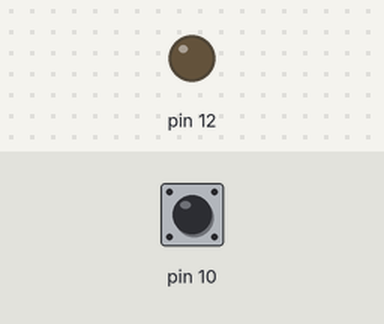
Recording of a sketch running on a simulated Arduino Uno, built with avr-gcc and run on an emulated ATmega328P. Shown: output pins drawn as LEDs (lit = HIGH). The inputs (shaded band) are chosen by the test bench; at power-on: pin 10 HIGH.

Above: at 1.2 s.
1.3 s: pin 10 pulled LOW for 0.15 s
At 1.37 s:
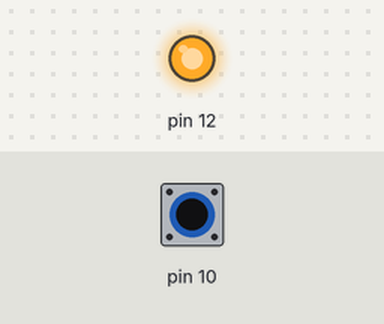
2.9 s: pin 10 pulled LOW for 3.2 s
At 7.1 s:
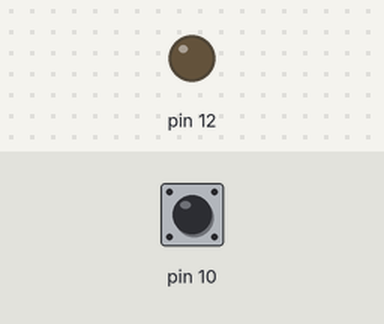
Timing chart, 0 to 8.6 s (numbered marks = the images above; inputs shaded):
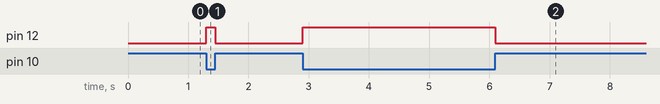

The sketch:

Teensy_button_test.ino
```cpp
void setup() {
  // put your setup code here, to run once:
pinMode(12, OUTPUT);
pinMode(10, INPUT_PULLUP);
}

void loop() {
  // put your main code here, to run repeatedly:
  if(digitalRead(10) == LOW){
    digitalWrite(12, HIGH);
  }
  else if(digitalRead(10) == HIGH){
    digitalWrite(12, LOW);
  }

}
```

Measured:
- after the input at 1.3 s, pin 12: LOW → HIGH at once, → LOW 0.15 s later
- after the input at 2.9 s, pin 12: LOW → HIGH at once, → LOW 3.2 s later
